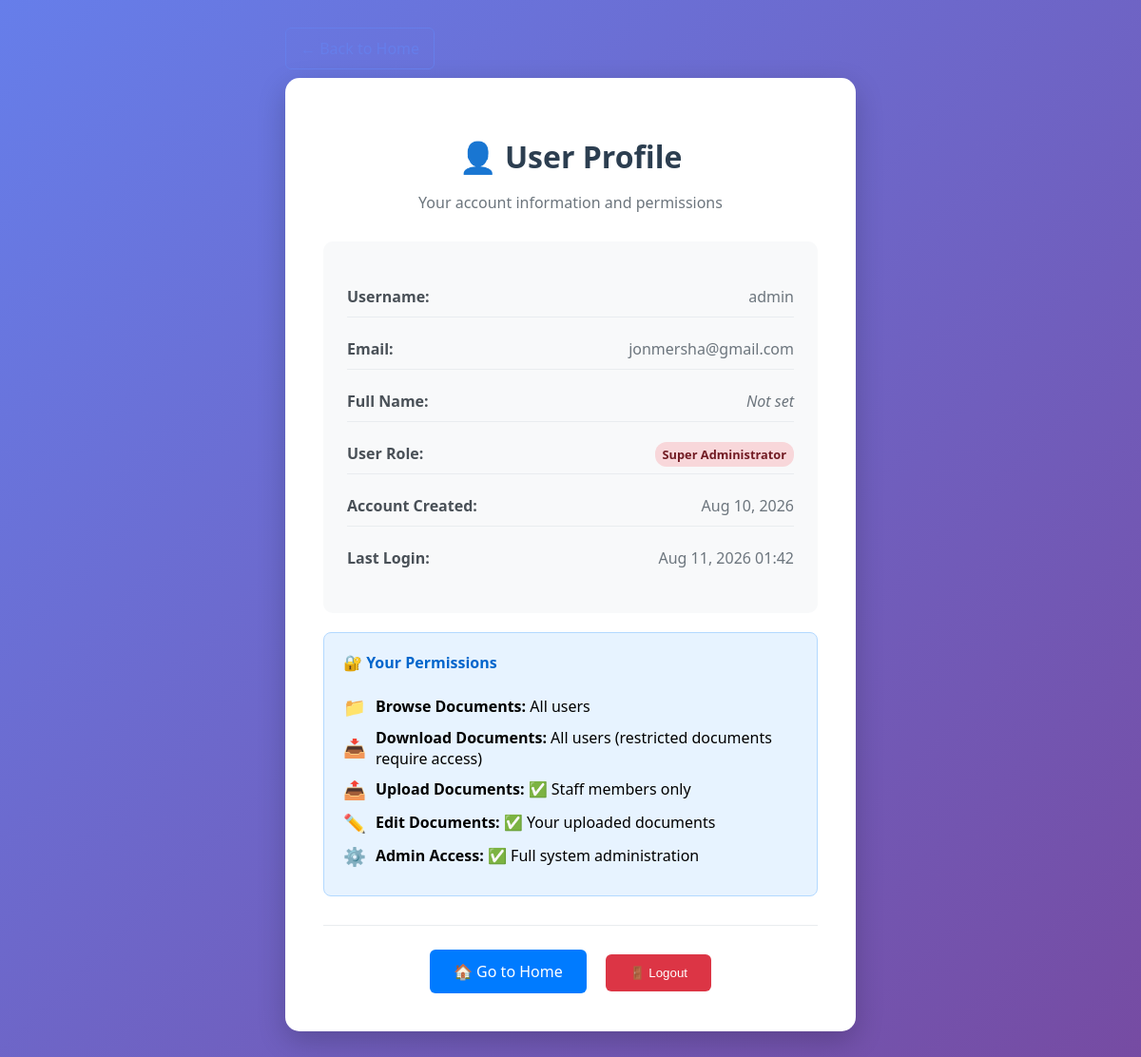
Before: /profile/ (signed in) with the older database file.
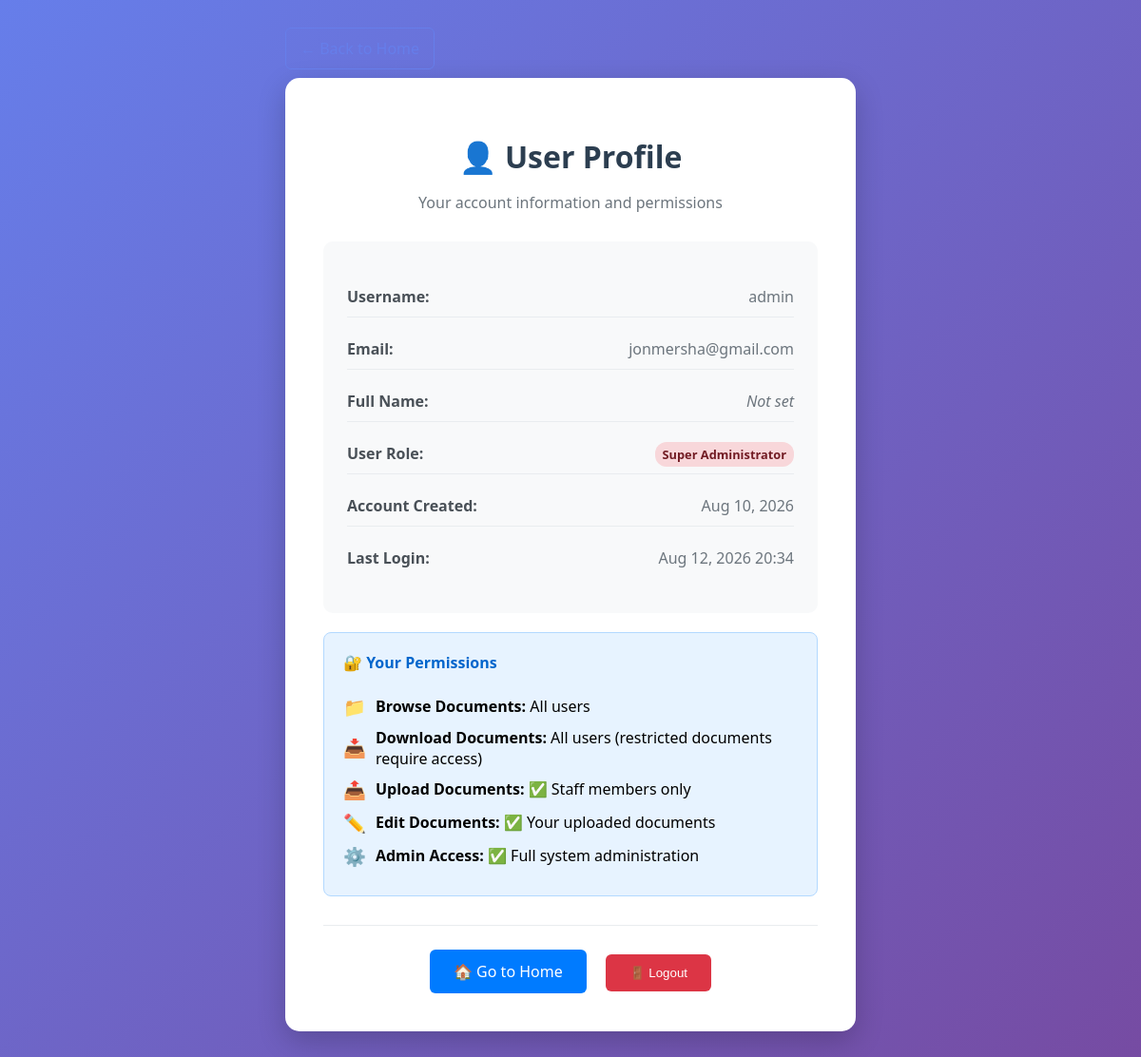
After: the same page with the newer database file.
### users/models.py (models this page shows, shortened)
class User(AbstractUser):
    email = models.EmailField(unique=True)
    department = models.ForeignKey(
        Department, on_delete=models.SET_NULL, null=True, blank=True, related_name='users'
    )
    middle_name = models.CharField(max_length=100, blank=True)
    job_title = models.CharField(max_length=100, blank=True)
    employee_id = models.CharField(max_length=50, unique=True, null=True, blank=True)
    phone = models.CharField(max_length=20, blank=True)
    profile_photo = models.ImageField(upload_to='profiles/', null=True, blank=True)

### dms/views.py (the view)
# urls.py: path('profile/', profile_view, name='profile'),
@login_required
def profile_view(request):
    return render(request, 'profile.html', {'user': request.user})

### templates/profile.html (shortened to what this page needs)
<!DOCTYPE html>
<html>
<head>
</head>
<body>
    <div class="container">
        <div class="back-link">
            <a href="{% url 'home' %}">← Back to Home</a>
        </div>
        <div class="profile-card">
            <div class="profile-header">
                <h1 style="color: #2c3e50; margin-bottom: 10px;">👤 User Profile</h1>
                <p style="color: #6c757d;">Your account information and permissions</p>
            </div>
            <div class="profile-info">
                <div class="info-item">
                    <span class="info-label">Username:</span>
                    <span class="info-value">{{ user.username }}</span>
                </div>
                <div class="info-item">
                    <span class="info-label">Email:</span>
                    <span class="info-value">{{ user.email }}</span>
                </div>
                <div class="info-item">
                    <span class="info-label">Full Name:</span>
                    <span class="info-value">
                        {% if user.first_name or user.last_name %}
                            {{ user.first_name }} {{ user.last_name }}
                        {% else %}
                            <span style="color: #6c757d; font-style: italic;">Not set</span>
                        {% endif %}
                    </span>
                </div>
                <div class="info-item">
                    <span class="info-label">User Role:</span>
                    <span class="info-value">
                        {% if user.is_superuser %}
                            <span class="role-badge role-superuser">Super Administrator</span>
                        {% elif user.is_staff %}
                            <span class="role-badge role-staff">Staff Member</span>
                        {% else %}
                            <span class="role-badge role-user">Regular User</span>
                        {% endif %}
                    </span>
                </div>
                <div class="info-item">
                    <span class="info-label">Account Created:</span>
                    <span class="info-value">{{ user.date_joined|date:"M d, Y" }}</span>
                </div>
                <div class="info-item">
                    <span class="info-label">Last Login:</span>
                    <span class="info-value">{{ user.last_login|date:"M d, Y H:i" }}</span>
                </div>
            </div>
            <div class="permissions">
                <h4>🔐 Your Permissions</h4>
                <div class="permission-item">
                    <span class="permission-icon">📁</span>
                    <span><strong>Browse Documents:</strong> All users</span>
                </div>
                <div class="permission-item">
                    <span class="permission-icon">📥</span>
                    <span><strong>Download Documents:</strong> All users (restricted documents require access)</span>
                </div>
                {% if user.is_staff %}
                <div class="permission-item">
                    <span class="permission-icon">📤</span>
                    <span><strong>Upload Documents:</strong> ✅ Staff members only</span>
                </div>
                <div class="permission-item">
                    <span class="permission-icon">✏️</span>
                    <span><strong>Edit Documents:</strong> ✅ Your uploaded documents</span>
                </div>
                {% endif %}
                {% if user.is_superuser %}
                <div class="permission-item">
                    <span class="permission-icon">⚙️</span>
                    <span><strong>Admin Access:</strong> ✅ Full system administration</span>
                </div>
                {% endif %}
            </div>
            <div class="actions">
                <a href="{% url 'home' %}" class="btn btn-primary">🏠 Go to Home</a>
                <form action="{% url 'logout' %}" method="post" style="display: inline;">
                    <button type="submit" class="btn btn-danger">🚪 Logout</button>
                </form>
            </div>
        </div>
    </div>
</body>
</html>

Changed rows visible on the page:
changed User "admin": last_login "Aug 11, 2026 01:42" → "Aug 12, 2026 20:34"
